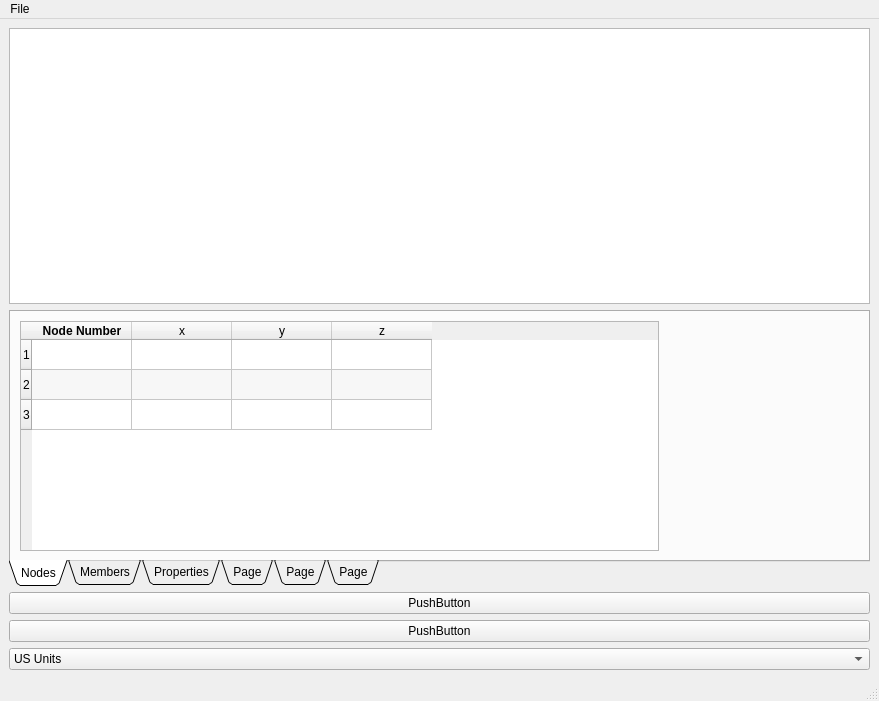
<?xml version="1.0" encoding="UTF-8"?>
<ui version="4.0">
 <class>MainWindow</class>
 <widget class="QMainWindow" name="MainWindow">
  <property name="geometry">
   <rect>
    <x>0</x>
    <y>0</y>
    <width>879</width>
    <height>701</height>
   </rect>
  </property>
  <property name="windowTitle">
   <string>MainWindow</string>
  </property>
  <widget class="QWidget" name="centralwidget">
   <layout class="QVBoxLayout" name="verticalLayout_3">
    <item>
     <layout class="QVBoxLayout" name="verticalLayout">
      <item>
       <widget class="QGraphicsView" name="graphicsView"/>
      </item>
     </layout>
    </item>
    <item>
     <layout class="QVBoxLayout" name="verticalLayout_2"/>
    </item>
    <item>
     <widget class="QTabWidget" name="GeometryTabs">
      <property name="tabPosition">
       <enum>QTabWidget::South</enum>
      </property>
      <property name="tabShape">
       <enum>QTabWidget::Triangular</enum>
      </property>
      <property name="currentIndex">
       <number>0</number>
      </property>
      <property name="movable">
       <bool>false</bool>
      </property>
      <property name="tabBarAutoHide">
       <bool>false</bool>
      </property>
      <widget class="QWidget" name="Nodes">
       <attribute name="title">
        <string>Nodes</string>
       </attribute>
       <layout class="QHBoxLayout" name="horizontalLayout">
        <item>
         <widget class="QTableWidget" name="tableWidget">
          <property name="autoFillBackground">
           <bool>false</bool>
          </property>
          <property name="dragEnabled">
           <bool>true</bool>
          </property>
          <property name="dragDropMode">
           <enum>QAbstractItemView::DragDrop</enum>
          </property>
          <property name="alternatingRowColors">
           <bool>true</bool>
          </property>
          <property name="showGrid">
           <bool>true</bool>
          </property>
          <property name="rowCount">
           <number>3</number>
          </property>
          <property name="columnCount">
           <number>4</number>
          </property>
          <row/>
          <row/>
          <row/>
          <column>
           <property name="text">
            <string>Node Number</string>
           </property>
           <property name="font">
            <font>
             <weight>75</weight>
             <bold>true</bold>
            </font>
           </property>
          </column>
          <column>
           <property name="text">
            <string>x</string>
           </property>
          </column>
          <column>
           <property name="text">
            <string>y</string>
           </property>
          </column>
          <column>
           <property name="text">
            <string>z</string>
           </property>
          </column>
         </widget>
        </item>
        <item>
         <spacer name="horizontalSpacer">
          <property name="orientation">
           <enum>Qt::Horizontal</enum>
          </property>
          <property name="sizeType">
           <enum>QSizePolicy::Preferred</enum>
          </property>
          <property name="sizeHint" stdset="0">
           <size>
            <width>200</width>
            <height>20</height>
           </size>
          </property>
         </spacer>
        </item>
       </layout>
      </widget>
      <widget class="QWidget" name="Members">
       <attribute name="title">
        <string>Members</string>
       </attribute>
       <layout class="QVBoxLayout" name="verticalLayout_4">
        <item>
         <widget class="QTableWidget" name="tableWidget_2">
          <property name="autoFillBackground">
           <bool>false</bool>
          </property>
          <property name="dragDropMode">
           <enum>QAbstractItemView::DragDrop</enum>
          </property>
          <property name="alternatingRowColors">
           <bool>true</bool>
          </property>
          <property name="showGrid">
           <bool>true</bool>
          </property>
          <property name="rowCount">
           <number>10</number>
          </property>
          <property name="columnCount">
           <number>3</number>
          </property>
          <row/>
          <row/>
          <row/>
          <row/>
          <row/>
          <row/>
          <row/>
          <row/>
          <row/>
          <row/>
          <column>
           <property name="text">
            <string>Member</string>
           </property>
           <property name="font">
            <font>
             <weight>75</weight>
             <bold>true</bold>
            </font>
           </property>
          </column>
          <column>
           <property name="text">
            <string>I_node</string>
           </property>
          </column>
          <column>
           <property name="text">
            <string>J_node</string>
           </property>
          </column>
         </widget>
        </item>
       </layout>
      </widget>
      <widget class="QWidget" name="Properties">
       <attribute name="title">
        <string>Properties</string>
       </attribute>
      </widget>
      <widget class="QWidget" name="tab">
       <attribute name="title">
        <string>Page</string>
       </attribute>
      </widget>
      <widget class="QWidget" name="tab_2">
       <attribute name="title">
        <string>Page</string>
       </attribute>
      </widget>
      <widget class="QWidget" name="tab_3">
       <attribute name="title">
        <string>Page</string>
       </attribute>
      </widget>
     </widget>
    </item>
    <item>
     <widget class="QPushButton" name="pushButton">
      <property name="text">
       <string>PushButton</string>
      </property>
     </widget>
    </item>
    <item>
     <widget class="QPushButton" name="pushButton_2">
      <property name="text">
       <string>PushButton</string>
      </property>
     </widget>
    </item>
    <item>
     <widget class="QComboBox" name="comboBox">
      <item>
       <property name="text">
        <string>US Units</string>
       </property>
      </item>
      <item>
       <property name="text">
        <string>SI Units</string>
       </property>
      </item>
     </widget>
    </item>
   </layout>
  </widget>
  <widget class="QMenuBar" name="menubar">
   <property name="geometry">
    <rect>
     <x>0</x>
     <y>0</y>
     <width>879</width>
     <height>21</height>
    </rect>
   </property>
   <widget class="QMenu" name="menuFile">
    <property name="title">
     <string>File</string>
    </property>
    <addaction name="actionOpen"/>
    <addaction name="actionOpen_2"/>
    <addaction name="actionSave"/>
    <addaction name="actionSave_As"/>
    <addaction name="actionPrint"/>
    <addaction name="actionOptions"/>
    <addaction name="actionClose"/>
   </widget>
   <addaction name="menuFile"/>
  </widget>
  <widget class="QStatusBar" name="statusbar"/>
  <action name="actionOpen">
   <property name="text">
    <string>New</string>
   </property>
  </action>
  <action name="actionOpen_2">
   <property name="text">
    <string>Open</string>
   </property>
  </action>
  <action name="actionSave">
   <property name="text">
    <string>Save</string>
   </property>
  </action>
  <action name="actionSave_As">
   <property name="text">
    <string>Save As</string>
   </property>
  </action>
  <action name="actionPrint">
   <property name="text">
    <string>Print</string>
   </property>
  </action>
  <action name="actionOptions">
   <property name="text">
    <string>Options</string>
   </property>
  </action>
  <action name="actionClose">
   <property name="text">
    <string>Close</string>
   </property>
  </action>
 </widget>
 <resources/>
 <connections>
  <connection>
   <sender>pushButton</sender>
   <signal>clicked()</signal>
   <receiver>GeometryTabs</receiver>
   <slot>hide()</slot>
   <hints>
    <hint type="sourcelabel">
     <x>409</x>
     <y>600</y>
    </hint>
    <hint type="destinationlabel">
     <x>423</x>
     <y>585</y>
    </hint>
   </hints>
  </connection>
  <connection>
   <sender>pushButton_2</sender>
   <signal>clicked()</signal>
   <receiver>GeometryTabs</receiver>
   <slot>show()</slot>
   <hints>
    <hint type="sourcelabel">
     <x>578</x>
     <y>630</y>
    </hint>
    <hint type="destinationlabel">
     <x>580</x>
     <y>572</y>
    </hint>
   </hints>
  </connection>
 </connections>
</ui>
